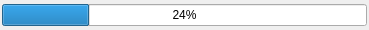
<ui version="4.0" >
 <class>porcentajeCargaBase</class>
 <widget class="QDialog" name="porcentajeCargaBase" >
  <property name="geometry" >
   <rect>
    <x>0</x>
    <y>0</y>
    <width>369</width>
    <height>30</height>
   </rect>
  </property>
  <property name="windowTitle" >
   <string>Porcentaje de carga...</string>
  </property>
  <layout class="QGridLayout" >
   <property name="margin" >
    <number>2</number>
   </property>
   <property name="spacing" >
    <number>2</number>
   </property>
   <item row="0" column="0" >
    <widget class="QProgressBar" name="progressBar" >
     <property name="value" >
      <number>24</number>
     </property>
     <property name="orientation" >
      <enum>Qt::Horizontal</enum>
     </property>
    </widget>
   </item>
  </layout>
 </widget>
 <resources/>
 <connections/>
</ui>
